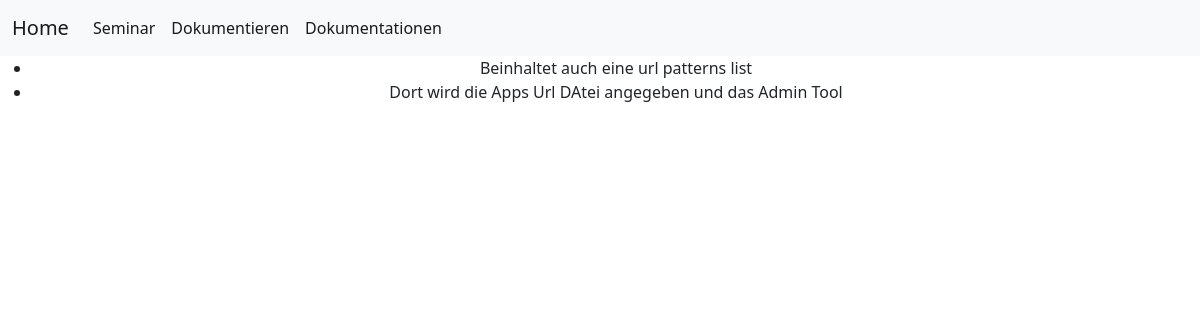
The page /haupturl-doks on the database its author committed.
### prog1/models.py (models this page shows)
class HauptUrlModel(models.Model):
    haupturlDok  = models.CharField(max_length = 500, null=True, blank=True)

### prog1/views.py (the view)
# urls.py: path('haupturl-doks', views.haupturldoks, name='haupturl-doks'),
def haupturldoks(request):
    haupturl = HauptUrlModel.objects.all()
    context = {"haupturlform": haupturl}
    return render(request, "prog1/dokumente/haupturls.html", context)

### prog1/templates/prog1/dokumente/haupturls.html
{% extends "index.html" %}
{% block content %}
<center>
    <ul>
        {% for dok in haupturlform %}
                <li>{{ dok.haupturlDok }}</li>
        {% endfor %}
    </ul>
</center>
{% endblock %}

### rows shown on the page
HauptUrlModel: haupturlDok "Beinhaltet auch eine url patterns list"
HauptUrlModel: haupturlDok "Dort wird die Apps Url DAtei angegeben und das Admin Tool"
